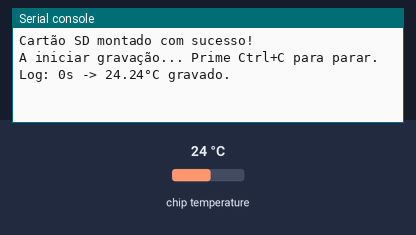
This program was run on a simulated Raspberry Pi Pico running MicroPython. Shown: the last lines printed to the serial console. The test bench sets the inputs (shaded band); at power-on: chip temperature 24 °C. Files the program writes start out absent.

Above: at 1.2 s.
1.3 s: chip temperature set to 1 °C
At 5.9 s:
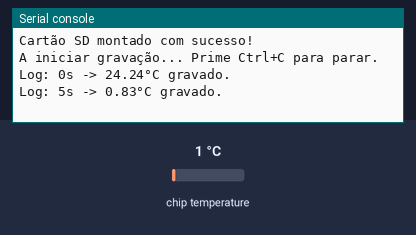
7.3 s: chip temperature set to 11 °C
At 11.0 s:
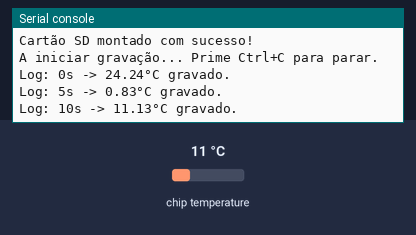
Timing chart, 0 to 12.5 s (numbered marks = the images above; inputs shaded):
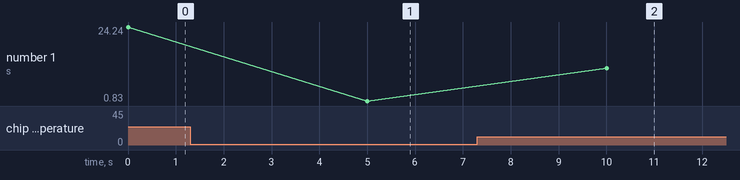

Measured:
- after the input at 1.3 s, the serial console: prints a new line after 3.7 s (image 1)
- after the input at 7.3 s, the serial console: prints a new line after 2.7 s (image 2)
- plotted number 1: 24.24 → 0.83 after the input at 1.3 s, 0.83 → 11.13 after the input at 7.3 s

The program:

logtempsdcard.py
```python
import machine
import sdcard
import os
import time

# 1. Configuração do Hardware (SPI0 nos teus pinos)
spi = machine.SPI(0, baudrate=1000000, polarity=0, phase=0,
                  sck=machine.Pin(18), mosi=machine.Pin(19), miso=machine.Pin(16))
cs = machine.Pin(17, machine.Pin.OUT)

# 2. Inicialização do Cartão SD
try:
    sd = sdcard.SDCard(spi, cs)
    vfs = os.VfsFat(sd)
    os.mount(vfs, "/sd")
    print("Cartão SD montado com sucesso!")
except Exception as e:
    print("Erro ao montar cartão: ", e)
    # Para o programa se o cartão não estiver presente
    raise SystemExit

# 3. Configuração do Sensor de Temperatura Interno do Pico
sensor_temp = machine.ADC(4)
fator_conversao = 3.3 / 65535

# 4. Criar o cabeçalho do ficheiro CSV (se o ficheiro não existir)
filename = "/sd/log_temperatura.csv"
if not filename in os.listdir("/sd"):
    with open(filename, "w") as f:
        f.write("Segundos_desde_inicio,Temperatura_C\n")

print("A iniciar gravação... Prime Ctrl+C para parar.")

# 5. Loop de Leitura e Gravação
segundos = 0
try:
    while True:
        # Leitura analógica e conversão para Celsius
        leitura = sensor_temp.read_u16() * fator_conversao
        # Fórmula oficial da Raspberry Pi para o sensor interno
        temperatura = 27 - (leitura - 0.706) / 0.001721

        # Guardar no cartão SD
        with open(filename, "a") as f:
            f.write(f"{segundos},{temperatura:.2f}\n")

        print(f"Log: {segundos}s -> {temperatura:.2f}°C gravado.")

        # Espera 5 segundos
        time.sleep(5)
        segundos += 5

except KeyboardInterrupt:
    print("\nGravação interrompida pelo utilizador.")
    os.umount("/sd")
    print("Cartão desmontado com segurança.")
```
